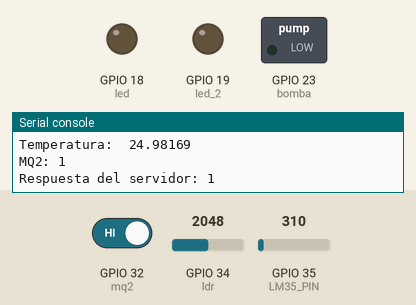
Recording of a program running on a simulated ESP32 board running MicroPython. Parts: switched loads named in the program (green lamp = pin HIGH), output pins drawn as LEDs (lit = HIGH), the last lines printed to the serial console. The inputs (shaded band) are chosen by the test bench; at power-on: GPIO 34 (ldr) = 2048, GPIO 32 (mq2) HIGH, GPIO 35 (LM35_PIN) = 310 (analog values on the 0–4095 scale). WiFi joins after 1.5 s; requests to the public web service named in the program get a made-up reply in its usual format after 0.4 s (London, UTC, broken clouds, 64 % humidity, 1013 hPa unless stated).

Above: at 2.7 s.
2.8 s: GPIO 34 (ldr) set to 1553
4.7 s: GPIO 34 (ldr) set to 1462
At 6.3 s:
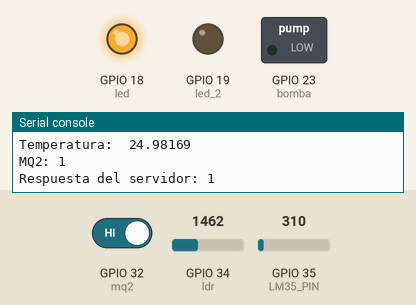
7.2 s: GPIO 32 (mq2) driven LOW
At 9.7 s:
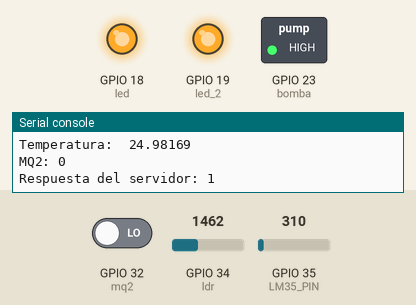
10.0 s: GPIO 34 (ldr) set to 1540
At 12.0 s:
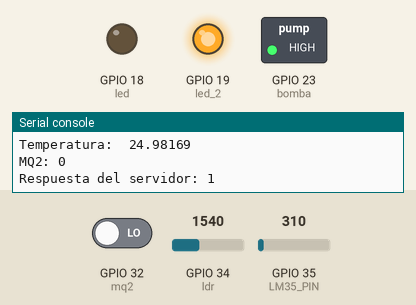
12.8 s: GPIO 34 (ldr) set to 1460
At 15.3 s:
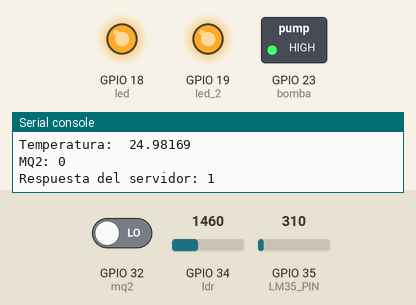
15.6 s: GPIO 34 (ldr) set to 2047
At 17.7 s:
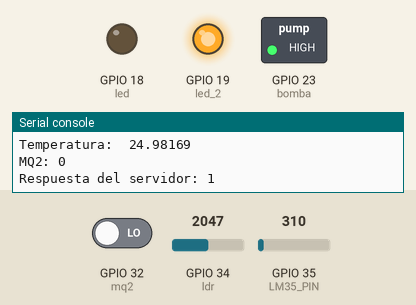
Timing chart, 0 to 19.2 s (numbered marks = the images above; inputs shaded):
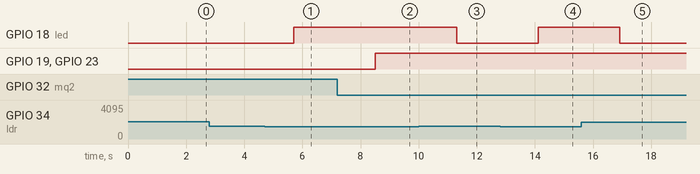

The program:

ESP32.py
```python
import machine
import network
import time
import urequests

# Configuración de la conexión WiFi
WIFI_SSID = "iPhone de Juan Pablo"
WIFI_PASSWORD = "holap1234"

# Configuración del servidor ThingSpeak
THINGSPEAK_WRITE_API_KEY = "ZBXGP5FAZDGTLOCW"
THINGSPEAK_URL = "http://api.thingspeak.com/update"

# Configuración del pin GPIO para el LDR - Sensor de luz
LDR_PIN = 34

# Configuración del pin GPIO para el LED - Pin de salida para el sensor de luz
LED_PIN = 18
led = machine.Pin(LED_PIN, machine.Pin.OUT)

# Configuración del pin GPIO para el LED - Pin de salida para el sensor de temperatura
LED_PIN_2 = 19
led_2 = machine.Pin(LED_PIN_2, machine.Pin.OUT)

# Configuración del pin GPIO para la BOMBA - Pin de salida
BOMB_PIN = 23
bomba = machine.Pin(BOMB_PIN, machine.Pin.OUT)
bomba.off()

# Configuración del pin GPIO para el MQ2 - Sensor de gas
MQ2_PIN = 32
mq2 = machine.Pin(MQ2_PIN, machine.Pin.IN)

# Configuración del pin GPIO para el LM35 - Sensor de tempetarura
LM35_PIN = 35
adc = machine.ADC(machine.Pin(LM35_PIN)) # ADC Conversor analogo digital
adc.atten(machine.ADC.ATTN_11DB) # Frecuencia de 11 decibeles
adc.width(machine.ADC.WIDTH_12BIT) # <=12 bit

# Conexión a la red WiFi
def connect_to_wifi():
    wifi = network.WLAN(network.STA_IF)
    wifi.active(True)
    if not wifi.isconnected():
        print('Conectándose a la red WiFi...')
        wifi.connect(WIFI_SSID, WIFI_PASSWORD)
        while not wifi.isconnected():
            pass
    print('Conexión WiFi establecida!')
    print('Dirección IP:', wifi.ifconfig()[0])

# Lectura del sensor LDR
def read_ldr():
    ldr = machine.ADC(machine.Pin(LDR_PIN)) # ldr se convierte una señal digital
    ldr_value = ldr.read()
    return ldr_value

# Encendido del LED si la lectura del LDR es menor a 300- Fotoresistor
def led_control(ldr_value):
    print("Valor del LDR:", ldr_value)
    if ldr_value < 1500: # 300 resistencia
        led.on()
    else:
        led.off()

# Lectura del sensor LM35 - Sensor de tempetarura
def read_lm35():
    lm35_value = adc.read()
    return (lm35_value * 3.3 / 4095) * 100 # lm35_value recibe un valor de voltaje y lo convertimos a °C

# Controlador de temperatura
def temperaturecontroller(lm35_value):
    print('Temperatura: ', lm35_value)
    if lm35_value >= 20 and lm35_value <= 24:
        led_2.on()
        bomba.off()
    elif lm35_value > 47:
        led_2.on()
        bomba.on()
    else:
        led_2.off()
        bomba.off()

# Lectura del sensor MQ2
def read_mq2():
    mq2_value = mq2.value()
    return mq2_value

# Controlador de humo
def smokecontroller(mq2_value):
    print('MQ2:', mq2_value)
    if mq2_value == 0:
        led_2.on()
        bomba.on()
    else:
        led_2.off()
        bomba.off()

# Envío de datos a ThingSpeak
def send_data_to_thingspeak(ldr_value, lm35_value, mq2_value):
    url = THINGSPEAK_URL + "?key=" + THINGSPEAK_WRITE_API_KEY + "&field1=" + str(ldr_value) + "&field2=" + str(lm35_value) + "&field3=" + str(mq2_value)
    response = urequests.get(url)
    print('Respuesta del servidor:', response.text)

# Conexión a la red WiFi
connect_to_wifi()

# Bucle principal
while True:
    # Lectura del sensor LDR
    ldr_value = read_ldr()
    # Encendido del LED si la lectura del LDR es menor a 150
    led_control(ldr_value)
    # Lectura del sensor LM35
    lm35_value = read_lm35()
    # Controlador de temperatura
    temperaturecontroller(lm35_value)
    # Lectura del sensor MQ2
    mq2_value = read_mq2()
    # Controlador de humo
    smokecontroller(mq2_value)
    # Envío de datos a ThingSpeak
    send_data_to_thingspeak(ldr_value, lm35_value, mq2_value)
    # Espera de 1 segundos
    time.sleep(1)
```

Measured:
- the behaviour switches between 1500 and 1499 on GPIO 34 (ldr) (found by bisection; images 0 and 1)
- after the input at 4.7 s, GPIO 18 (led): LOW → HIGH after 1.0 s
- after the input at 7.2 s, GPIO 19 (led_2), GPIO 23 (bomba): LOW → HIGH after 1.3 s
- after the input at 10.0 s, GPIO 18 (led): HIGH → LOW after 1.3 s
- after the input at 12.8 s, GPIO 18 (led): LOW → HIGH after 1.3 s
- after the input at 15.6 s, GPIO 18 (led): HIGH → LOW after 1.3 s
